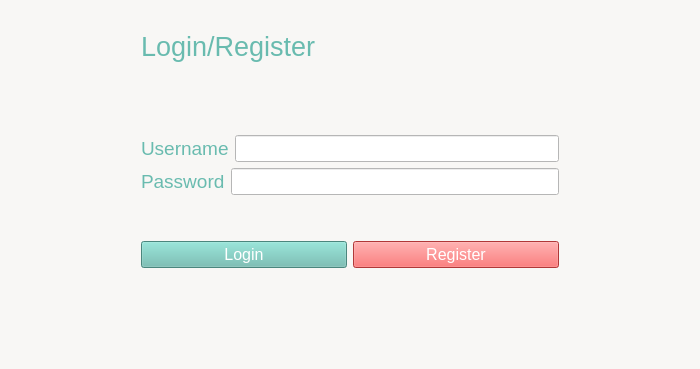
<?xml version="1.0" encoding="UTF-8"?>
<ui version="4.0">
 <class>connect_page</class>
 <widget class="QWidget" name="connect_page">
  <property name="geometry">
   <rect>
    <x>0</x>
    <y>0</y>
    <width>700</width>
    <height>369</height>
   </rect>
  </property>
  <property name="windowTitle">
   <string>Form</string>
  </property>
  <property name="styleSheet">
   <string notr="true">background-color:#f8f7f5</string>
  </property>
  <layout class="QHBoxLayout" name="horizontalLayout">
   <item>
    <spacer name="horizontalSpacer">
     <property name="orientation">
      <enum>Qt::Horizontal</enum>
     </property>
     <property name="sizeType">
      <enum>QSizePolicy::Preferred</enum>
     </property>
     <property name="sizeHint" stdset="0">
      <size>
       <width>80</width>
       <height>20</height>
      </size>
     </property>
    </spacer>
   </item>
   <item>
    <layout class="QVBoxLayout" name="mainWrapper">
     <property name="spacing">
      <number>6</number>
     </property>
     <item>
      <layout class="QVBoxLayout" name="fromBox">
       <property name="leftMargin">
        <number>50</number>
       </property>
       <property name="topMargin">
        <number>20</number>
       </property>
       <property name="rightMargin">
        <number>50</number>
       </property>
       <property name="bottomMargin">
        <number>50</number>
       </property>
       <item>
        <layout class="QHBoxLayout" name="titleBox">
         <item>
          <widget class="QLabel" name="titleLabel">
           <property name="font">
            <font>
             <pointsize>20</pointsize>
            </font>
           </property>
           <property name="styleSheet">
            <string notr="true">color:#69bbaf</string>
           </property>
           <property name="text">
            <string>Login/Register</string>
           </property>
          </widget>
         </item>
        </layout>
       </item>
       <item>
        <spacer name="verticalSpacer">
         <property name="orientation">
          <enum>Qt::Vertical</enum>
         </property>
         <property name="sizeType">
          <enum>QSizePolicy::Preferred</enum>
         </property>
         <property name="sizeHint" stdset="0">
          <size>
           <width>20</width>
           <height>80</height>
          </size>
         </property>
        </spacer>
       </item>
       <item>
        <layout class="QHBoxLayout" name="usernameField">
         <item>
          <widget class="QLabel" name="usernameLabel">
           <property name="font">
            <font>
             <pointsize>14</pointsize>
            </font>
           </property>
           <property name="styleSheet">
            <string notr="true">color:#69BBAF</string>
           </property>
           <property name="text">
            <string>Username</string>
           </property>
          </widget>
         </item>
         <item>
          <widget class="QLineEdit" name="usernameInput">
           <property name="font">
            <font>
             <pointsize>12</pointsize>
            </font>
           </property>
           <property name="styleSheet">
            <string notr="true">background-color:white; color:#69BBAF</string>
           </property>
           <property name="placeholderText">
            <string extracomment="Username"/>
           </property>
          </widget>
         </item>
        </layout>
       </item>
       <item>
        <layout class="QHBoxLayout" name="passwordField">
         <item>
          <widget class="QLabel" name="passwordLabel">
           <property name="font">
            <font>
             <pointsize>14</pointsize>
            </font>
           </property>
           <property name="styleSheet">
            <string notr="true">color:#69BBAF</string>
           </property>
           <property name="text">
            <string>Password</string>
           </property>
          </widget>
         </item>
         <item>
          <widget class="QLineEdit" name="passwordInput">
           <property name="font">
            <font>
             <pointsize>12</pointsize>
            </font>
           </property>
           <property name="styleSheet">
            <string notr="true">background-color:white; color:#69BBAF</string>
           </property>
           <property name="echoMode">
            <enum>QLineEdit::Password</enum>
           </property>
           <property name="placeholderText">
            <string extracomment="Password"/>
           </property>
          </widget>
         </item>
        </layout>
       </item>
       <item>
        <spacer name="verticalSpacer_2">
         <property name="orientation">
          <enum>Qt::Vertical</enum>
         </property>
         <property name="sizeType">
          <enum>QSizePolicy::Fixed</enum>
         </property>
         <property name="sizeHint" stdset="0">
          <size>
           <width>20</width>
           <height>40</height>
          </size>
         </property>
        </spacer>
       </item>
       <item>
        <layout class="QHBoxLayout" name="btnBox">
         <item>
          <widget class="QPushButton" name="loginBtn">
           <property name="font">
            <font>
             <pointsize>12</pointsize>
            </font>
           </property>
           <property name="cursor">
            <cursorShape>PointingHandCursor</cursorShape>
           </property>
           <property name="styleSheet">
            <string notr="true">background-color:#69BBAF; color:#FFFFFF</string>
           </property>
           <property name="text">
            <string>Login</string>
           </property>
          </widget>
         </item>
         <item>
          <widget class="QPushButton" name="registerBtn">
           <property name="font">
            <font>
             <pointsize>12</pointsize>
            </font>
           </property>
           <property name="cursor">
            <cursorShape>PointingHandCursor</cursorShape>
           </property>
           <property name="styleSheet">
            <string notr="true">background-color:#f74f4f; color:#ffffff</string>
           </property>
           <property name="text">
            <string>Register</string>
           </property>
          </widget>
         </item>
        </layout>
       </item>
       <item>
        <spacer name="verticalSpacer_3">
         <property name="orientation">
          <enum>Qt::Vertical</enum>
         </property>
         <property name="sizeType">
          <enum>QSizePolicy::Fixed</enum>
         </property>
         <property name="sizeHint" stdset="0">
          <size>
           <width>20</width>
           <height>40</height>
          </size>
         </property>
        </spacer>
       </item>
      </layout>
     </item>
    </layout>
   </item>
   <item>
    <spacer name="horizontalSpacer_2">
     <property name="orientation">
      <enum>Qt::Horizontal</enum>
     </property>
     <property name="sizeType">
      <enum>QSizePolicy::Preferred</enum>
     </property>
     <property name="sizeHint" stdset="0">
      <size>
       <width>80</width>
       <height>20</height>
      </size>
     </property>
    </spacer>
   </item>
  </layout>
 </widget>
 <resources/>
 <connections/>
</ui>
